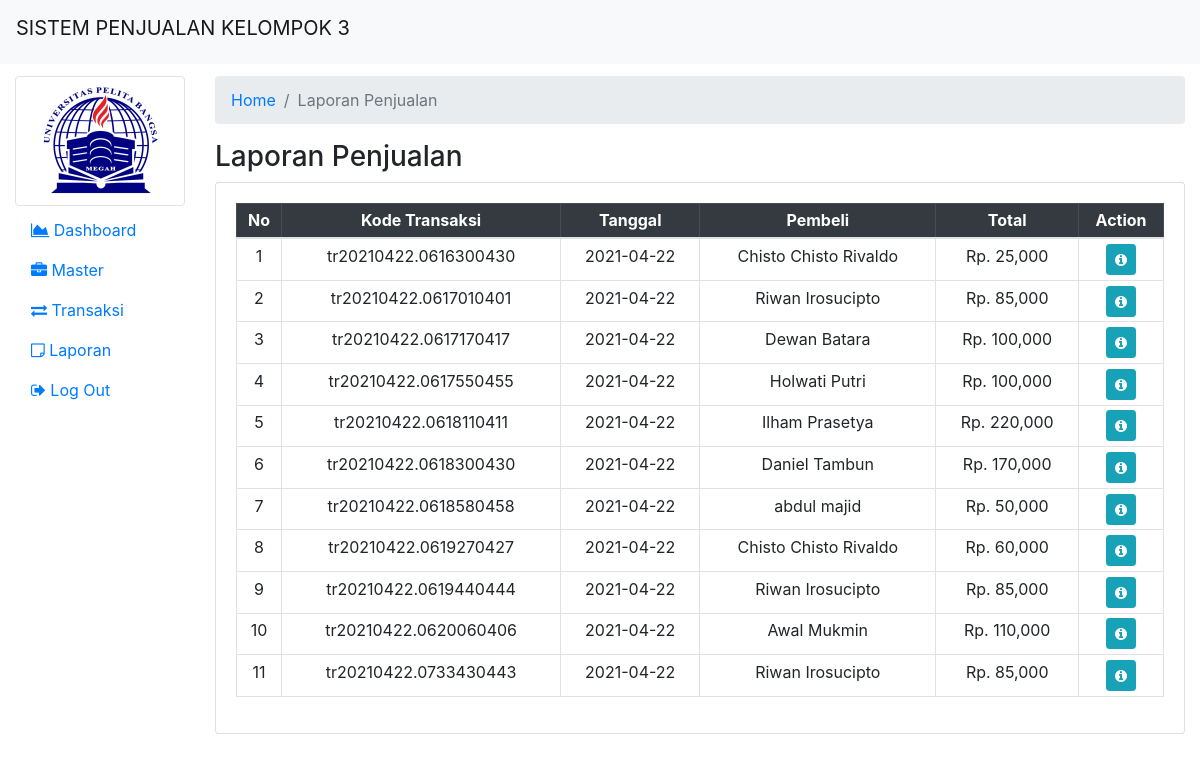
The app's page /admin/laporan_penjualan.php (signed in) with its own data.
### tables this page shows
CREATE TABLE `penjualan` (
  `kode_tr` varchar(100) NOT NULL,
  `tanggal` date NOT NULL,
  `nip` varchar(6) NOT NULL,
  `total` float NOT NULL,
  `ppn` float NOT NULL,
  `diskon` float NOT NULL,
  `grandtotal` float NOT NULL
);

CREATE TABLE `pembeli` (
  `nip` varchar(6) NOT NULL,
  `nama_depan` varchar(100) NOT NULL,
  `nama_belakang` varchar(255) NOT NULL,
  `alamat` varchar(255) NOT NULL,
  `no_tlp` varchar(13) NOT NULL,
  `email` varchar(100) NOT NULL,
  `tgl_lahir` date NOT NULL,
  `jk` varchar(1) NOT NULL
);

### admin/laporan_penjualan.php (the view)
<?php
include 'header.php';
?>
<nav aria-label="breadcrumb">
    <ol class="breadcrumb">
        <li class="breadcrumb-item"><a href="index.php">Home</a></li>
        <li class="breadcrumb-item active" aria-current="page">Laporan Penjualan</li>
    </ol>
</nav>
<?php
$query = "SELECT * FROM penjualan p JOIN pembeli pem ON p.nip = pem.nip";
$row = mysqli_query($conn, $query);
?>
<h3>Laporan Penjualan</h3>
<div class="card">
    <div class="card-body">
        <table class="table table-sm table-bordered table-hover" style=" text-align: center;">
            <thead class="table-dark">
                <th>No</th>
                <th>Kode Transaksi</th>
                <th>Tanggal</th>
                <th>Pembeli</th>
                <th>Total</th>
                <th>Action</th>
            </thead>
            <?php
            $no = 1;
            while ($data = mysqli_fetch_assoc($row)) {
                ?>
                <tr>
                    <td><?php echo $no ?></td>
                    <td><?php echo $data["kode_tr"]; ?></td>
                    <td><?php echo $data["tanggal"]; ?></td>
                    <td><?php echo $data["nama_depan"] . ' ' . $data["nama_belakang"]; ?></td>
                    <td>Rp. <?php echo number_format($data["grandtotal"]); ?></td>
                    <td>
                        <a href="Laporan_penjualan-detail.php?kode_tr=<?php echo $data['kode_tr']; ?>"><button type="button" class="btn btn-info btn-sm" title="Detail"><span class="fa fa-info-circle"></span></button></a>
                    </td>
                </tr>
                <?php $no++;
            } ?>
        </table>
    </div>
</div>
<?php
include 'footer.php';
?>

### records on screen
penjualan: kode_tr "tr20210422.0616300430", tanggal "2021-04-22", nip.nama_depan "Chisto", nip.nama_belakang "Chisto Rivaldo", grandtotal "25,000"
penjualan: kode_tr "tr20210422.0617010401", tanggal "2021-04-22", nip.nama_depan "Riwan", nip.nama_belakang "Irosucipto", grandtotal "85,000"
penjualan: kode_tr "tr20210422.0617170417", tanggal "2021-04-22", nip.nama_depan "Dewan", nip.nama_belakang "Batara", grandtotal "100,000"
penjualan: kode_tr "tr20210422.0617550455", tanggal "2021-04-22", nip.nama_depan "Holwati", nip.nama_belakang "Putri", grandtotal "100,000"
penjualan: kode_tr "tr20210422.0618110411", tanggal "2021-04-22", nip.nama_depan "Ilham", nip.nama_belakang "Prasetya", grandtotal "220,000"
penjualan: kode_tr "tr20210422.0618300430", tanggal "2021-04-22", nip.nama_depan "Daniel", nip.nama_belakang "Tambun", grandtotal "170,000"
penjualan: kode_tr "tr20210422.0618580458", tanggal "2021-04-22", nip.nama_depan "abdul", nip.nama_belakang "majid", grandtotal "50,000"
penjualan: kode_tr "tr20210422.0619270427", tanggal "2021-04-22", nip.nama_depan "Chisto", nip.nama_belakang "Chisto Rivaldo", grandtotal "60,000"
penjualan: kode_tr "tr20210422.0619440444", tanggal "2021-04-22", nip.nama_depan "Riwan", nip.nama_belakang "Irosucipto", grandtotal "85,000"
penjualan: kode_tr "tr20210422.0620060406", tanggal "2021-04-22", nip.nama_depan "Awal", nip.nama_belakang "Mukmin", grandtotal "110,000"
penjualan: kode_tr "tr20210422.0733430443", tanggal "2021-04-22", nip.nama_depan "Riwan", nip.nama_belakang "Irosucipto", grandtotal "85,000"
